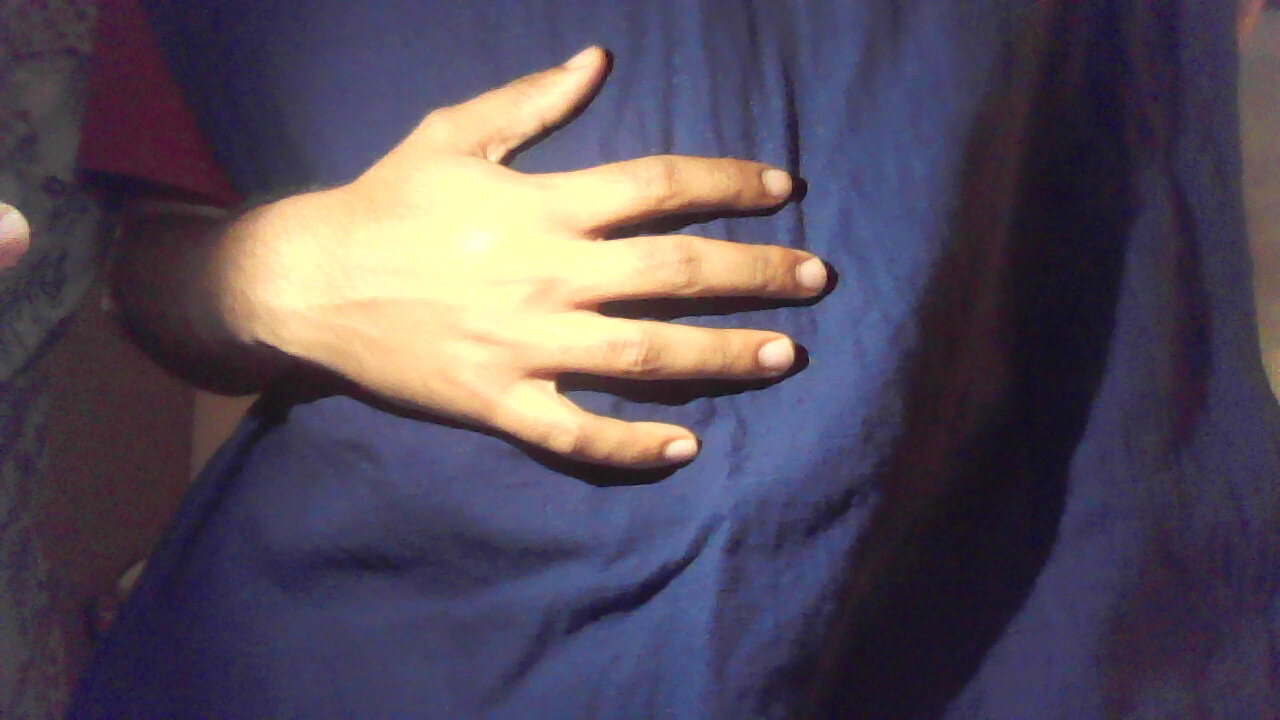
#> input picture imageProcessing/hand.jpg, 1280 x 720 px, found by its file name
$ python skin_detection_and_contours.py
#> lines starting #> are read from the running program, lines starting #| are printed output that depends on the picture; after the words box and inside, x2 and y2 are one past the last pixel; in counts of white or black regions, pixels touching at a corner belong together
from cv2 import cv2
import numpy as np

def nothing(x): #function for the arguments of cv2.createTrackbar
    pass

cv2.namedWindow("Tracking") #window for tracking
cv2.createTrackbar("LH", "Tracking",0,255,nothing) #lower hue = 0
cv2.createTrackbar("LS", "Tracking",48,255,nothing) #lower saturation = 0
cv2.createTrackbar("LV", "Tracking",0,255,nothing) #lower value = 110
cv2.createTrackbar("UH", "Tracking",50,255,nothing) #upper hue = 33
cv2.createTrackbar("US", "Tracking",255,255,nothing) #upper saturation = 255
cv2.createTrackbar("UV", "Tracking",255,255,nothing) #upper value = 255

while True: # a loop that goes on unless esc key is encountered

    # refer to hand.jpg in images folder
    image = cv2.imread('/home/aaryen/Desktop/hand.jpg') #reads image
#> image is the input picture: shape (720, 1280, 3); mean B, G, R 90, 75.7, 84.8
    imgray = cv2.cvtColor(image, cv2.COLOR_BGR2GRAY) #converts image to grayscale and stores in imgray
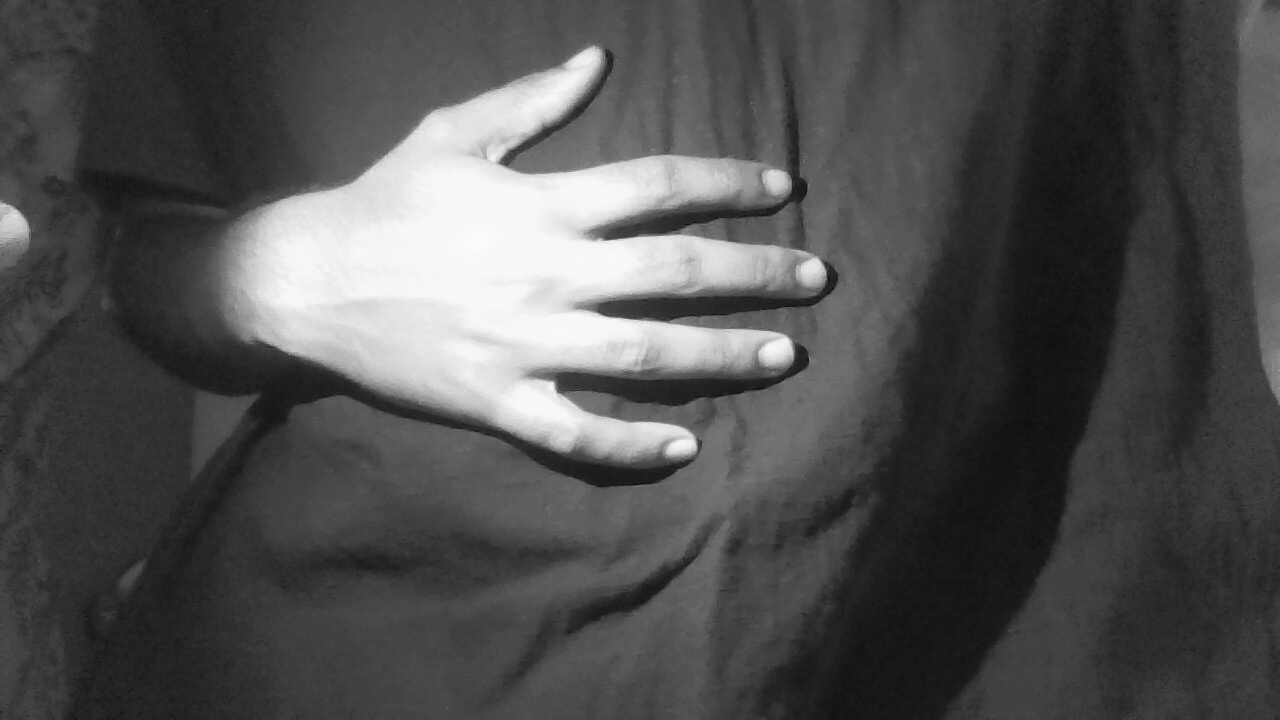
#> imgray: shape (720, 1280); min 7, max 252, mean 80
    ret, thresh = cv2.threshold(imgray, 127, 255, cv2.THRESH_BINARY) #thresholding grayscale image
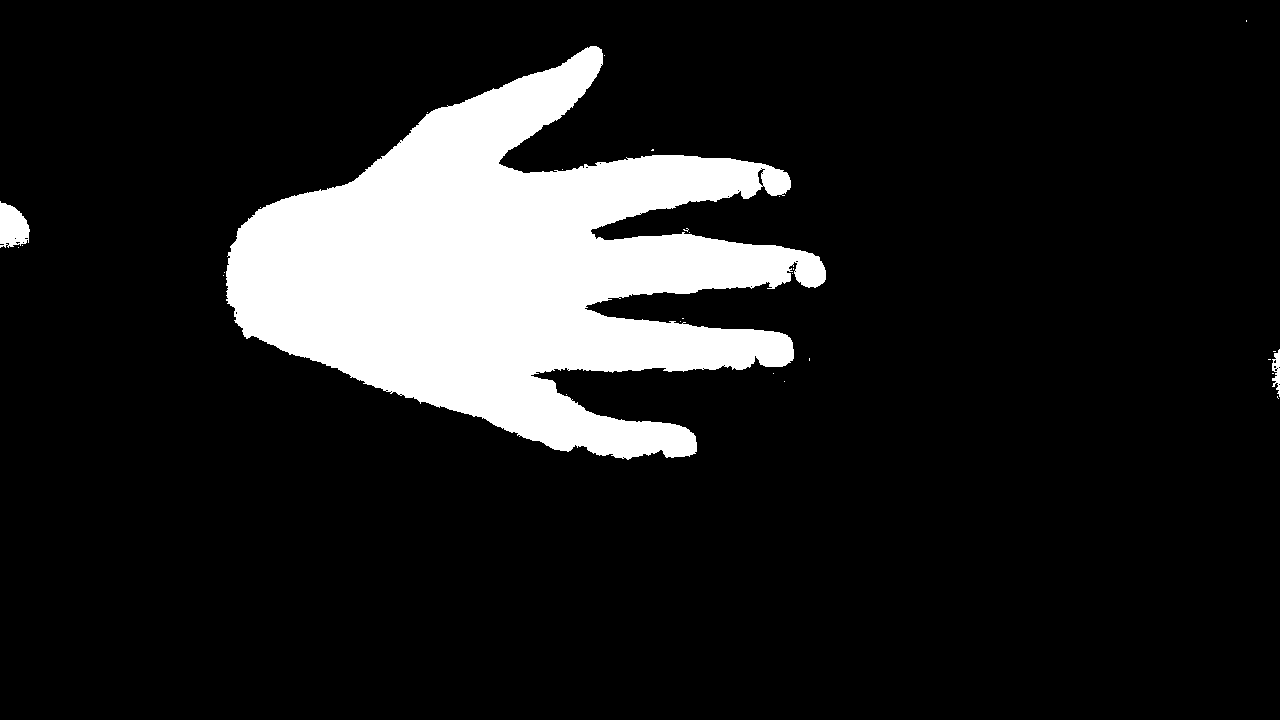
#> thresh: shape (720, 1280); 13.3% white; 28 white regions (25 under 20 px)
    contours, heirarchy = cv2.findContours(thresh, cv2.RETR_TREE, cv2.CHAIN_APPROX_NONE) #finding contours
#> contours = 58 contours, 54 with area under 20; largest, box (x1, y1, x2, y2) and area: (226, 46, 826, 460) 120010, (0, 201, 30, 248) 962, (1272, 349, 1280, 397) 173, (757, 168, 766, 187) 67

    hsv = cv2.cvtColor(image, cv2.COLOR_BGR2HSV) #convert color from RGB to HSV
#> hsv: shape (720, 1280, 3); mean H, S, V 113.2, 91.3, 103.6

    # all trackbar values given to corresponding variables

    l_h = cv2.getTrackbarPos("LH", "Tracking")
    l_s = cv2.getTrackbarPos("LS", "Tracking")
    l_v = cv2.getTrackbarPos("LV", "Tracking")

    u_h = cv2.getTrackbarPos("UH", "Tracking")
    u_s = cv2.getTrackbarPos("US", "Tracking")
    u_v = cv2.getTrackbarPos("UV", "Tracking")

    #lower bound and upper bound arrays for mask

    l_b = np.array([l_h,l_s,l_v]) #0,0,110
    u_b = np.array([u_h,u_s,u_v]) #33,255,255

    mask = cv2.inRange(hsv, l_b, u_b) #mask
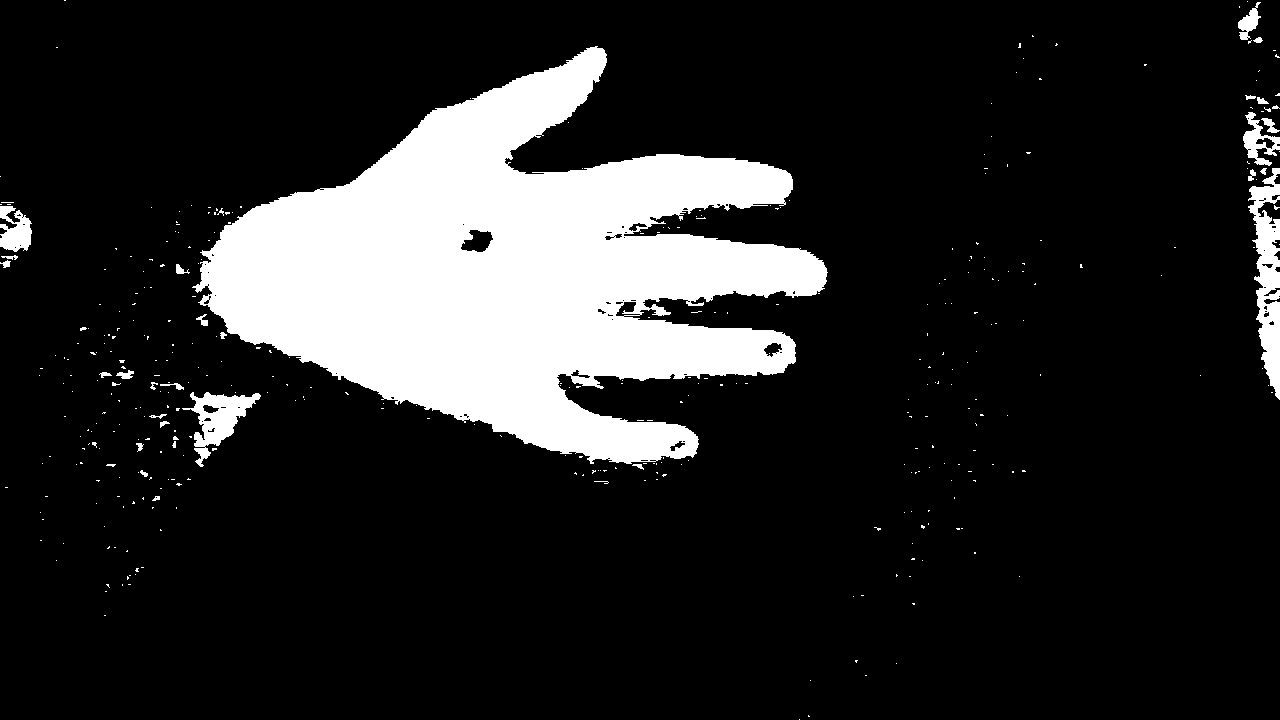
#> mask: shape (720, 1280); 15.5% white; 384 white regions (353 under 20 px), largest, box (x1, y1, x2, y2) and area: (192, 46, 828, 464) 132642, (1248, 168, 1280, 400) 3916, (182, 392, 261, 467) 2221

    res = cv2.bitwise_and(image,image,mask=mask) #final result stored in res
    cv2.drawContours(res, contours, -1, [255,0,255], 2) #drawing contours on the final skin detection
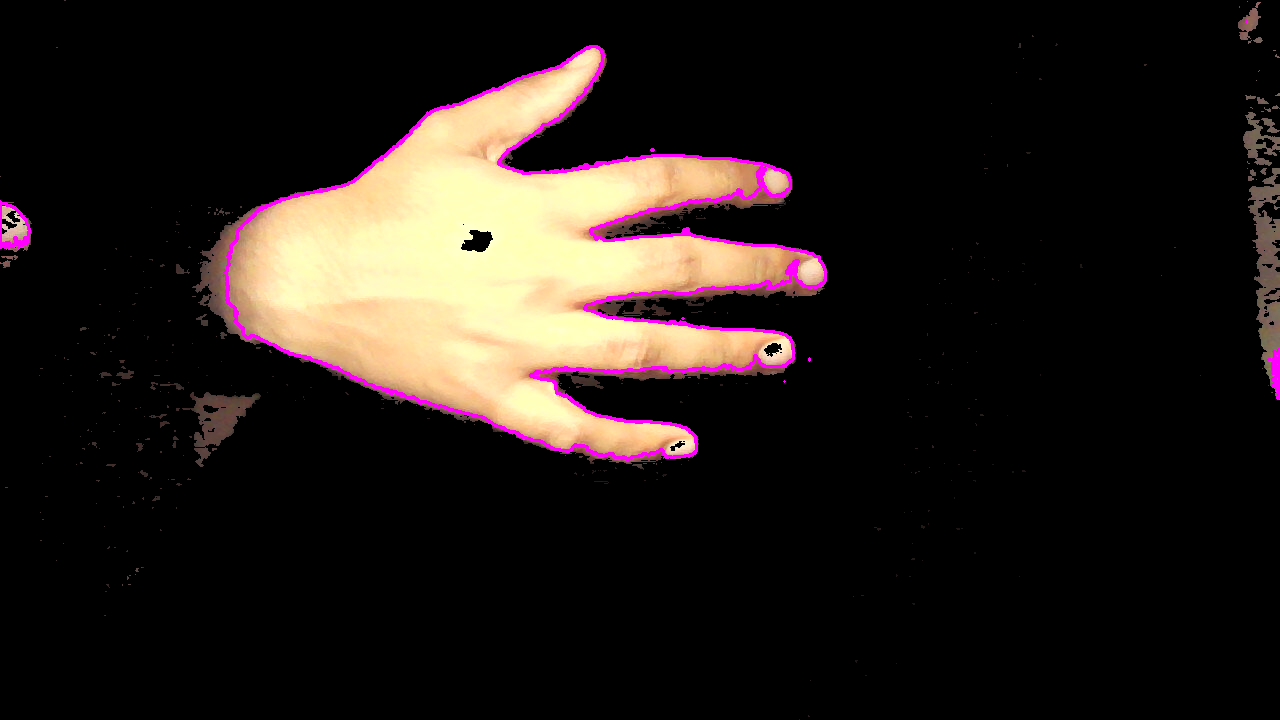
#> res: shape (720, 1280, 3); mean B, G, R 25.1, 29, 36.3

    cv2.imshow("image", image) #shows input image in a window
    cv2.imshow("mask",mask) #shows mask in a window
    cv2.imshow("res", res) #shows final result, detected skin in a window
    key = cv2.waitKey(1) #stores input keys in 'key'
#> (key Esc is pressed here)

    if key == 27: #breaks the loop only if key == 'esc'
        break
